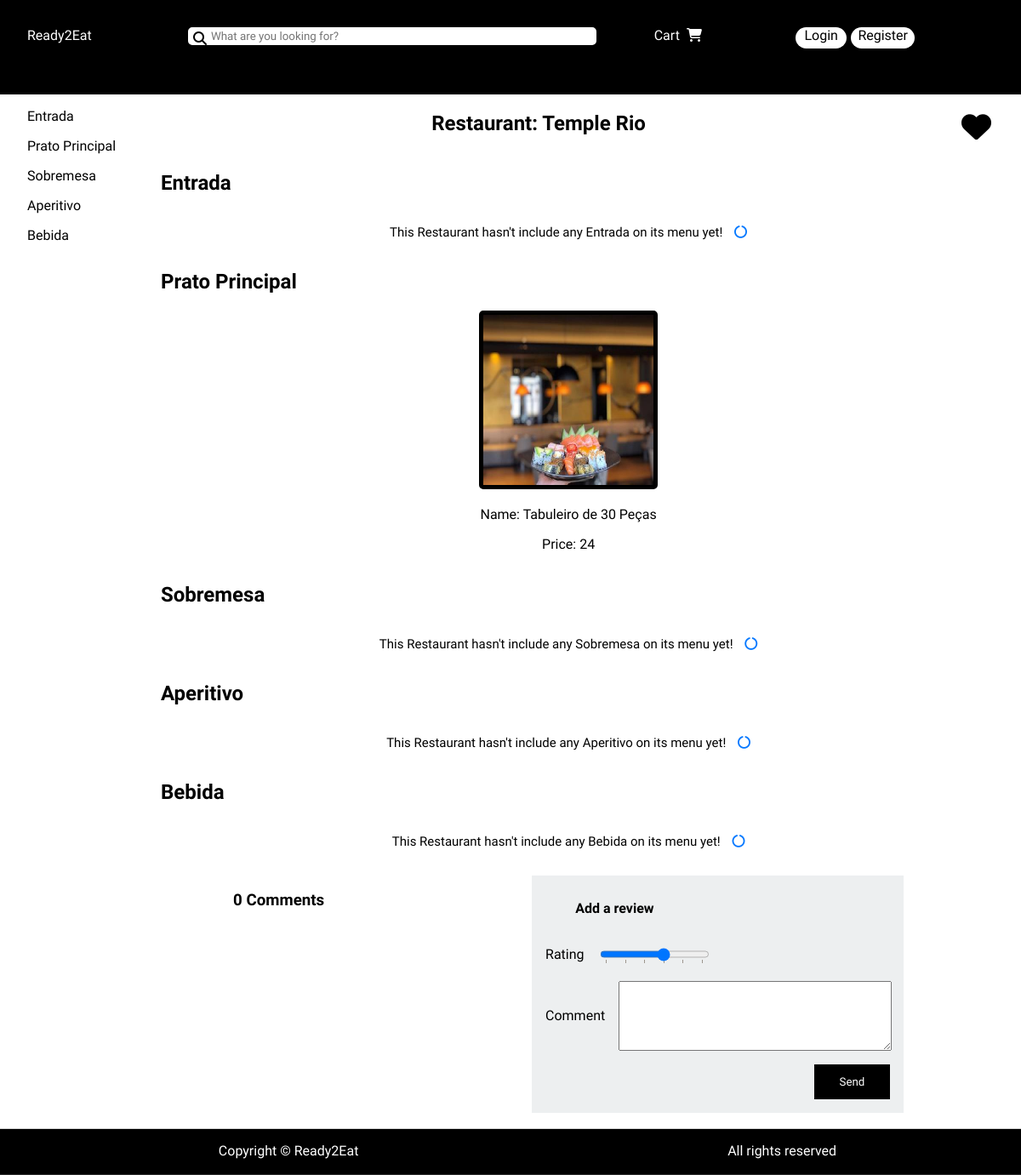
The app's page /restaurantpage.php?id=1 with its own data.
### tables this page shows
CREATE TABLE Restaurant(
    IdRestaurant INTEGER PRIMARY KEY,
    IdOwner INTEGER,
    IdCategory INTEGER,
    name text not null,
    address text not null,
    avg_review INTEGER,
    CONSTRAINT IdRestaurantOwnerForeignKey FOREIGN KEY (IdOwner) REFERENCES Owner,
    CONSTRAINT IdCategoryForeignKey FOREIGN KEY (IdCategory) REFERENCES Category,
    check(avg_review >= 0 & avg_review <= 5)
);

CREATE TABLE DishCategory(
    IdCategory INTEGER,
    CategoryTitle TEXT CONSTRAINT nn_CategoryTitle NOT NULL,
    CONSTRAINT DishCategoryPKDefinition PRIMARY KEY (IdCategory)
);

CREATE TABLE Dish(
    IdDish INTEGER PRIMARY KEY,
    IdRestaurant INTEGER,
    IdCategory INTEGER,
    Name TEXT not null,
    Price INTEGER not null,
    CONSTRAINT IdRestaurantForeignKey FOREIGN KEY (IdRestaurant) REFERENCES Restaurant,
    CONSTRAINT IdCategoryForeignKey FOREIGN KEY (IdCategory) REFERENCES DishCategory
);

### db/restaurantclass.php (called while the page is built, shortened)
<?php
    class Restaurant{
        public function __construct(int $idRestaurant, int $idOwner, int $idCategory, string $name, string $address, $avg_review){
            $this->IdRestaurant = $idRestaurant;
            $this->name = $name;
        }
        static function getRestaurantWithId(PDO $db, int $restaurantid) :?Restaurant{
            $stmt = $db->prepare('Select IdOwner, IdCategory, name, address, avg_review FROM Restaurant WHERE IdRestaurant = ?');
            $stmt->execute(array($restaurantid));
            $restaurant = $stmt->fetch();
            return new Restaurant((int)$restaurantid, (int)$restaurant['IdOwner'], (int)$restaurant['IdCategory'], $restaurant['name'], $restaurant['address'], (int)$restaurant['avg_review']);
        }
    }
?>

### db/categoryclass.php (called while the page is built, shortened)
<?php
    class Category
    {
        static function getAllDishCategories(PDO $db){
            $stmt = $db->prepare('Select * From DishCategory');
            $stmt->execute();
            return $stmt->fetchAll();
        }
    }
?>

### db/dishesclass.php (called while the page is built, shortened)
<?php
    class Dish{
        public function __construct(int $IdDish, int $IdRestaurant, int $IdCategory, string $name, int $price){
            $this->IdDish = $IdDish;
            $this->name = $name;
            $this->price = $price;
        }
        static function getCategoryDishes(PDO $db, int $idrestaurant, int $categoryid){
            $stmt = $db->prepare('Select IdDish, Name, Price FROM Dish Where IdRestaurant = ? AND IdCategory = ?');
            $stmt->execute(array($idrestaurant, $categoryid));
            $dishes = array();
            while($dish = $stmt->fetch()){
                $dishes[] = new Dish((int)$dish['IdDish'], $idrestaurant, $categoryid, $dish['Name'], (int)$dish['Price']);
            }
            return $dishes;
        }
    }
?>

### template/restaurantpagetemplate.php (the view, shortened to what this page needs)
<?php
    require_once(__DIR__ . '/../db/dishesclass.php');
    function output_restaurantpage_content(PDO $db, $restaurantinfo, $dishcategories, $userid, $reviews){ ?>
    <section id="restaurantheader">
        <h1>Restaurant: <?=$restaurantinfo->name?><a href="#0"><i class="fa-solid fa-heart fav"></i></a></h1>
    </section>
    <section id="dishmenu">
        <?php foreach($dishcategories as $dishcategory){
            $dishes = Dish::getCategoryDishes($db, $restaurantinfo->IdRestaurant, $dishcategory['IdCategory']);?>
            <h2 id="<?=$dishcategory['IdCategory']?>"><a><?=$dishcategory['CategoryTitle']?></a></h2>
            <section>
                <?php if(count($dishes) != 0){?>
                    <?php foreach($dishes as $dish){ ?>
                            <article>
                                <a href="#0" class="dishimage">
                                    <img src="../images/thumbs_medium/dish_<?=$dish->IdDish?>.jpg" alt="dish image">
                                </a>
                                <p>Name: <?=$dish->name?></p>
                                <p>Price: <?=$dish->price?></p>
                            </article>
                    <?php } ?>
                <?php } ?>
                <?php if(count($dishes) == 0){ ?>
                    <article id="categoryempty">
                        <p>This Restaurant hasn't include any <?=$dishcategory['CategoryTitle']?> on its menu yet!  <i class="fa-solid fa-circle-notch fa-spin"></i></p>
                    </article>
                <?php } ?>
                </section>
        <?php } ?>
        <section id="comments">
        <h1><?=count($reviews)?> Comments</h1>
    <form action="restaurantpagetemplate.php" method="post">
      <h2>Add a review</h2>
      <label>Rating
      <input type="range" list="tickmarks" min="0" max="5" name="rating">
      </label>
      <label>Comment
        <textarea name="comment"></textarea>
      </label>
      <button formaction="#" formmethod="post" name="post">Send</button>
    </form>
  </section>
    </section>
        <aside id="categorias">
            <section id="categorias">
                <?php foreach($dishcategories as $dishcategory){?>
                    <p><a href="#<?=$dishcategory['IdCategory']?>"><?=$dishcategory['CategoryTitle']?></a></p>
                <?php } ?>
            </section>
        </aside>
    <?php } ?>

### style/style.css (style rules this page uses)
* { text-decoration: none; font-family: 'Heebo', sans-serif; }
body { margin: 0px; min-height: 100vh; display: grid; grid-template-columns: auto 1fr; grid-template-rows: auto 0.1fr auto 1fr auto; }
h1 { grid-column-start: 2; grid-column-end: 3; grid-row-start: 3; grid-row-end: 4; text-align: center; font-weight: 900; }
aside { grid-column-start:1; grid-column-end: 2; grid-row-start: 2; grid-row-end: 4; margin-left: 1em; position: sticky; }

### style/styleRestaurantView.css (style rules this page uses)
body { margin: 0px; min-height: 100vh; display: grid; grid-template-columns: auto 1fr; grid-template-rows: auto 0.01fr auto 1fr auto; }
#categorias { grid-column-start:1; grid-column-end: 2; grid-row-start: 2; grid-row-end: 4; margin-left: 1em; position: sticky; }
#categorias a { color: black; }
#dishmenu h2 { margin-left: 2.2em; }
#dishmenu { grid-row: 4/5; grid-column: 2/3; display: grid; }
#dishmenu section { display: flex; flex-direction: row; flex-grow: 1; justify-content: space-around; flex-wrap: wrap; }
#dishmenu section article img { height: 200px; width: 200px; border: 5px solid black; border-radius: 5px; }
#dishmenu section article p { text-align: center; }
#restaurantheader h1 { grid-column: 1/2; grid-row: 1/2; }
.fav { color: black; font-size: 35px; float: right; margin-right: 1em; }
#categoryempty { font-size: 15px; }
#categoryempty i { margin-left: 10px; color: #0679ff; }
#comments { margin: 1em; }
#comments form { display: grid; padding: 1em; gap: 1em; grid-template-columns: 1fr 1fr 1fr 1fr; background-color: #edeff0; }
#comments form h2 { font-size: 1em; grid-column-end: span 4; }
#comments form input { background-color: white; height: 2em; }
#comments form textarea { display: block; width: 100%; margin: 0 auto; padding: 0; height: 6em; }
#comments form label { display: grid; grid-template-columns: auto 1fr; grid-column-end: span 2; gap: 1em; align-items: center; }
#comments form label:last-of-type { grid-column-end: span 4; grid-template-columns: auto 1fr; }
#comments form button { width: auto; grid-column-start: 4; background-color: black; color: white; border: none; padding: 1em; }

### style/form.css (style rules this page uses)
* { text-decoration: none; font-family: 'Heebo', sans-serif; }

### records on screen
restaurant: name "Temple Rio"
dishcategory: CategoryTitle "Entrada"
dishcategory: CategoryTitle "Prato Principal"
dish: Name "Tabuleiro de 30 Peças", Price "24"
dishcategory: CategoryTitle "Sobremesa"
dishcategory: CategoryTitle "Aperitivo"
dishcategory: CategoryTitle "Bebida"

### other values on screen
count($reviews) "0"
